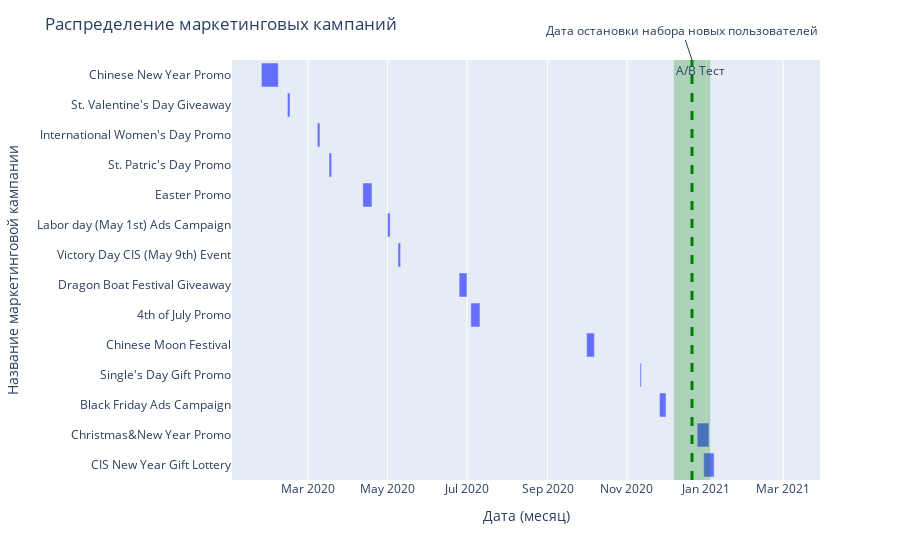

Notebook code cell kept with this figure:
### Code cell
fig = px.timeline(marketing_events.sort_values(by='start_dt'), x_start="start_dt", x_end="finish_dt", y="name")
fig.update_yaxes(autorange="reversed")
fig.add_vrect(x0="2020-12-07", x1="2021-01-04", 
              annotation_text="A/B Тест", annotation_position="top left",
              fillcolor="green", opacity=0.25, line_width=0)
fig.add_vline(x="2020-12-21", line_width=3, line_dash="dash", line_color="green")
fig.add_annotation(x="2020-12-21", y=1, yref="paper", text="Дата остановки набора новых пользователей")
fig.update_layout(
    title='Распределение маркетинговых кампаний',
    xaxis_title='Дата (месяц)',
    yaxis_title='Название маркетинговой кампании')
fig.show()

### Figure 1 — Plotly figure (JSON) as saved in the notebook; plotly's stock layout.template omitted (floating-point values rounded to 4 significant figures)
{"data": [{"alignmentgroup": "True", "base": ["2020-01-25T00:00:00", "2020-02-14T00:00:00", "2020-03-08T00:00:00", "2020-03-17T00:00:00", "2020-04-12T00:00:00", "2020-05-01T00:00:00", "2020-05-09T00:00:00", "2020-06-25T00:00:00", "2020-07-04T00:00:00", "2020-10-01T00:00:00", "2020-11-11T00:00:00", "2020-11-26T00:00:00", "2020-12-25T00:00:00", "2020-12-30T00:00:00"], "hovertemplate": "start_dt=%{base}<br>finish_dt=%{x}<br>name=%{y}<extra></extra>", "legendgroup": "", "marker": {"color": "#636efa", "pattern": {"shape": ""}}, "name": "", "offsetgroup": "", "orientation": "h", "showlegend": false, "textposition": "auto", "type": "bar", "x": [1123200000, 172800000, 172800000, 172800000, 604800000, 172800000, 172800000, 518400000, 604800000, 518400000, 86400000, 432000000, 777600000, 691200000], "xaxis": "x", "y": ["Chinese New Year Promo", "St. Valentine's Day Giveaway", "International Women's Day Promo", "St. Patric's Day Promo", "Easter Promo", "Labor day (May 1st) Ads Campaign", "Victory Day CIS (May 9th) Event", "Dragon Boat Festival Giveaway", "4th of July Promo", "Chinese Moon Festival", "Single's Day Gift Promo", "Black Friday Ads Campaign", "Christmas&New Year Promo", "CIS New Year Gift Lottery"], "yaxis": "y"}], "layout": {"annotations": [{"showarrow": false, "text": "A/B Тест", "x": "2020-12-07", "xanchor": "left", "xref": "x", "y": 1, "yanchor": "top", "yref": "y domain"}, {"text": "Дата остановки набора новых пользователей", "x": "2020-12-21", "y": 1, "yref": "paper"}], "autosize": true, "barmode": "overlay", "legend": {"tracegroupgap": 0}, "margin": {"t": 60}, "shapes": [{"fillcolor": "green", "line": {"width": 0}, "opacity": 0.25, "type": "rect", "x0": "2020-12-07", "x1": "2021-01-04", "xref": "x", "y0": 0, "y1": 1, "yref": "y domain"}, {"line": {"color": "green", "dash": "dash", "width": 3}, "type": "line", "x0": "2020-12-21", "x1": "2020-12-21", "xref": "x", "y0": 0, "y1": 1, "yref": "y domain"}], "title": {"text": "Распределение маркетинговых кампаний"}, "xaxis": {"anchor": "y", "autorange": true, "domain": [0, 1], "range": ["2020-01-04 10:11:48.268", "2021-02-18 22:15:42.9089"], "title": {"text": "Дата (месяц)"}, "type": "date"}, "yaxis": {"anchor": "x", "autorange": true, "domain": [0, 1], "range": [13.5, -0.5], "title": {"text": "Название маркетинговой кампании"}, "type": "category"}}}
